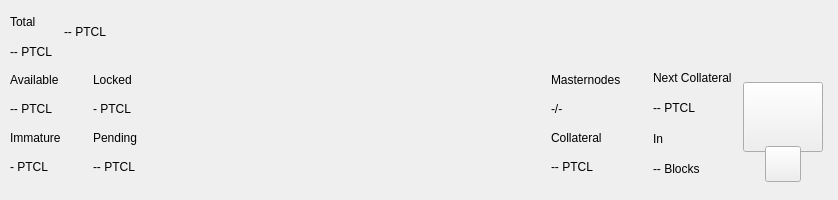
<?xml version="1.0" encoding="UTF-8"?>
<ui version="4.0">
 <class>TopBar</class>
 <widget class="QWidget" name="TopBar">
  <property name="geometry">
   <rect>
    <x>0</x>
    <y>0</y>
    <width>838</width>
    <height>200</height>
   </rect>
  </property>
  <property name="minimumSize">
   <size>
    <width>0</width>
    <height>200</height>
   </size>
  </property>
  <property name="maximumSize">
   <size>
    <width>16777215</width>
    <height>200</height>
   </size>
  </property>
  <property name="windowTitle">
   <string>Form</string>
  </property>
  <layout class="QVBoxLayout" name="verticalLayout_10" stretch="0">
   <property name="spacing">
    <number>0</number>
   </property>
   <property name="leftMargin">
    <number>0</number>
   </property>
   <property name="topMargin">
    <number>0</number>
   </property>
   <property name="rightMargin">
    <number>0</number>
   </property>
   <property name="bottomMargin">
    <number>0</number>
   </property>
   <item>
    <widget class="PFBorderImage" name="containerTop">
     <layout class="QVBoxLayout" name="verticalLayout_11">
      <property name="spacing">
       <number>0</number>
      </property>
      <property name="leftMargin">
       <number>0</number>
      </property>
      <property name="topMargin">
       <number>0</number>
      </property>
      <property name="rightMargin">
       <number>0</number>
      </property>
      <property name="bottomMargin">
       <number>0</number>
      </property>
      <item>
       <widget class="QWidget" name="top_container_2" native="true">
        <property name="minimumSize">
         <size>
          <width>0</width>
          <height>65</height>
         </size>
        </property>
        <layout class="QHBoxLayout" name="top_container">
         <property name="spacing">
          <number>0</number>
         </property>
         <property name="leftMargin">
          <number>10</number>
         </property>
         <property name="topMargin">
          <number>0</number>
         </property>
         <property name="rightMargin">
          <number>10</number>
         </property>
         <property name="bottomMargin">
          <number>0</number>
         </property>
         <item>
          <layout class="QHBoxLayout" name="horizontalLayout_4">
           <property name="spacing">
            <number>12</number>
           </property>
           <property name="rightMargin">
            <number>0</number>
           </property>
           <item>
            <widget class="QWidget" name="widgetAmount" native="true">
             <layout class="QVBoxLayout" name="verticalLayout_2">
              <property name="spacing">
               <number>2</number>
              </property>
              <property name="leftMargin">
               <number>0</number>
              </property>
              <property name="topMargin">
               <number>8</number>
              </property>
              <property name="rightMargin">
               <number>0</number>
              </property>
              <property name="bottomMargin">
               <number>0</number>
              </property>
              <item>
               <widget class="QLabel" name="labelTitle1">
                <property name="text">
                 <string>Total</string>
                </property>
               </widget>
              </item>
              <item>
               <widget class="QLabel" name="labelAmountBib">
                <property name="text">
                 <string notr="true">-- PTCL</string>
                </property>
               </widget>
              </item>
             </layout>
            </widget>
           </item>
           <item alignment="Qt::AlignVCenter">
            <widget class="QWidget" name="widgetTopAmount" native="true">
             <property name="sizePolicy">
              <sizepolicy hsizetype="Preferred" vsizetype="Maximum">
               <horstretch>0</horstretch>
               <verstretch>0</verstretch>
              </sizepolicy>
             </property>
             <layout class="QHBoxLayout" name="horizontalLayout_5">
              <property name="spacing">
               <number>0</number>
              </property>
              <property name="leftMargin">
               <number>0</number>
              </property>
              <property name="topMargin">
               <number>0</number>
              </property>
              <property name="rightMargin">
               <number>0</number>
              </property>
              <property name="bottomMargin">
               <number>0</number>
              </property>
              <item alignment="Qt::AlignTop">
               <widget class="QLabel" name="labelAmountTopBib">
                <property name="minimumSize">
                 <size>
                  <width>0</width>
                  <height>36</height>
                 </size>
                </property>
                <property name="styleSheet">
                 <string notr="true">padding:0px;margin:0px;</string>
                </property>
                <property name="text">
                 <string notr="true">-- PTCL</string>
                </property>
               </widget>
              </item>
             </layout>
            </widget>
           </item>
           <item>
            <spacer name="horizontalSpacer">
             <property name="orientation">
              <enum>Qt::Horizontal</enum>
             </property>
             <property name="sizeHint" stdset="0">
              <size>
               <width>40</width>
               <height>20</height>
              </size>
             </property>
            </spacer>
           </item>
           <item alignment="Qt::AlignRight">
            <widget class="QWidget" name="layoutSync" native="true">
             <property name="minimumSize">
              <size>
               <width>0</width>
               <height>36</height>
              </size>
             </property>
             <property name="maximumSize">
              <size>
               <width>16777215</width>
               <height>36</height>
              </size>
             </property>
             <layout class="QVBoxLayout" name="verticalLayout_9">
              <property name="leftMargin">
               <number>0</number>
              </property>
              <property name="topMargin">
               <number>0</number>
              </property>
              <property name="rightMargin">
               <number>0</number>
              </property>
              <property name="bottomMargin">
               <number>0</number>
              </property>
              <item>
               <widget class="ExpandableButton" name="pushButtonSync" native="true">
                <property name="minimumSize">
                 <size>
                  <width>36</width>
                  <height>36</height>
                 </size>
                </property>
                <property name="maximumSize">
                 <size>
                  <width>16777215</width>
                  <height>36</height>
                 </size>
                </property>
               </widget>
              </item>
             </layout>
            </widget>
           </item>
           <item>
            <widget class="ExpandableButton" name="pushButtonHDUpgrade" native="true">
             <property name="minimumSize">
              <size>
               <width>36</width>
               <height>36</height>
              </size>
             </property>
             <property name="maximumSize">
              <size>
               <width>16777215</width>
               <height>36</height>
              </size>
             </property>
            </widget>
           </item>
           <item>
            <widget class="ExpandableButton" name="pushButtonStack" native="true">
             <property name="minimumSize">
              <size>
               <width>36</width>
               <height>36</height>
              </size>
             </property>
             <property name="maximumSize">
              <size>
               <width>16777215</width>
               <height>36</height>
              </size>
             </property>
            </widget>
           </item>
           <item>
            <widget class="ExpandableButton" name="pushButtonConf" native="true">
             <property name="minimumSize">
              <size>
               <width>36</width>
               <height>36</height>
              </size>
             </property>
             <property name="maximumSize">
              <size>
               <width>16777215</width>
               <height>36</height>
              </size>
             </property>
            </widget>
           </item>
           <item>
            <widget class="ExpandableButton" name="pushButtonMasternodes" native="true">
             <property name="minimumSize">
              <size>
               <width>36</width>
               <height>36</height>
              </size>
             </property>
             <property name="maximumSize">
              <size>
               <width>16777215</width>
               <height>36</height>
              </size>
             </property>
            </widget>
           </item>
           <item>
            <widget class="ExpandableButton" name="pushButtonConsole" native="true">
             <property name="minimumSize">
              <size>
               <width>36</width>
               <height>36</height>
              </size>
             </property>
             <property name="maximumSize">
              <size>
               <width>16777215</width>
               <height>36</height>
              </size>
             </property>
            </widget>
           </item>
           <item>
            <widget class="ExpandableButton" name="pushButtonConnection" native="true">
             <property name="minimumSize">
              <size>
               <width>36</width>
               <height>36</height>
              </size>
             </property>
             <property name="maximumSize">
              <size>
               <width>16777215</width>
               <height>36</height>
              </size>
             </property>
            </widget>
           </item>
           <item>
            <widget class="ExpandableButton" name="pushButtonTor" native="true">
             <property name="minimumSize">
              <size>
               <width>36</width>
               <height>36</height>
              </size>
             </property>
             <property name="maximumSize">
              <size>
               <width>16777215</width>
               <height>36</height>
              </size>
             </property>
            </widget>
           </item>
           <item>
            <widget class="ExpandableButton" name="pushButtonLock" native="true">
             <property name="sizePolicy">
              <sizepolicy hsizetype="Expanding" vsizetype="Expanding">
               <horstretch>0</horstretch>
               <verstretch>0</verstretch>
              </sizepolicy>
             </property>
             <property name="minimumSize">
              <size>
               <width>36</width>
               <height>0</height>
              </size>
             </property>
             <property name="maximumSize">
              <size>
               <width>16777215</width>
               <height>36</height>
              </size>
             </property>
            </widget>
           </item>
           <item>
            <widget class="ExpandableButton" name="pushButtonTheme" native="true">
             <property name="minimumSize">
              <size>
               <width>36</width>
               <height>36</height>
              </size>
             </property>
             <property name="maximumSize">
              <size>
               <width>16777215</width>
               <height>36</height>
              </size>
             </property>
            </widget>
           </item>
           <item>
            <widget class="ExpandableButton" name="pushButtonFAQ" native="true">
             <property name="minimumSize">
              <size>
               <width>36</width>
               <height>36</height>
              </size>
             </property>
             <property name="maximumSize">
              <size>
               <width>16777215</width>
               <height>36</height>
              </size>
             </property>
            </widget>
           </item>
          </layout>
         </item>
        </layout>
       </widget>
      </item>
      <item>
       <widget class="QWidget" name="bottom_container" native="true">
        <property name="minimumSize">
         <size>
          <width>0</width>
          <height>135</height>
         </size>
        </property>
        <layout class="QHBoxLayout" name="botton_container">
         <property name="leftMargin">
          <number>10</number>
         </property>
         <property name="topMargin">
          <number>0</number>
         </property>
         <property name="rightMargin">
          <number>10</number>
         </property>
         <property name="bottomMargin">
          <number>10</number>
         </property>
         <item>
          <layout class="QHBoxLayout" name="horizontalLayout_3">
           <property name="spacing">
            <number>0</number>
           </property>
           <property name="bottomMargin">
            <number>9</number>
           </property>
           <item>
            <layout class="QVBoxLayout" name="verticalLayout_7">
             <property name="spacing">
              <number>0</number>
             </property>
             <property name="leftMargin">
              <number>0</number>
             </property>
             <property name="rightMargin">
              <number>0</number>
             </property>
             <item>
              <layout class="QHBoxLayout" name="horizontalLayout_2">
               <property name="spacing">
                <number>0</number>
               </property>
               <item>
                <layout class="QVBoxLayout" name="verticalLayout_6">
                 <item>
                  <widget class="QLabel" name="labelTitle5">
                   <property name="text">
                    <string>Available</string>
                   </property>
                  </widget>
                 </item>
                 <item>
                  <widget class="QLabel" name="labelAvailableBib">
                   <property name="text">
                    <string>-- PTCL</string>
                   </property>
                  </widget>
                 </item>
                 <item>
                  <widget class="QLabel" name="labelTitle4">
                   <property name="text">
                    <string>Immature</string>
                   </property>
                  </widget>
                 </item>
                 <item>
                  <widget class="QLabel" name="labelImmatureBib">
                   <property name="text">
                    <string notr="true">- PTCL</string>
                   </property>
                  </widget>
                 </item>
                </layout>
               </item>
               <item>
                <layout class="QVBoxLayout" name="verticalLayout_8">
                 <property name="leftMargin">
                  <number>32</number>
                 </property>
                 <item>
                  <widget class="QLabel" name="labelTitle6">
                   <property name="text">
                    <string>Locked</string>
                   </property>
                  </widget>
                 </item>
                 <item>
                  <widget class="QLabel" name="labelLockedBib">
                   <property name="text">
                    <string>- PTCL</string>
                   </property>
                  </widget>
                 </item>
                 <item>
                  <widget class="QLabel" name="labelTitle3">
                   <property name="text">
                    <string>Pending</string>
                   </property>
                  </widget>
                 </item>
                 <item>
                  <widget class="QLabel" name="labelPendingBib">
                   <property name="text">
                    <string notr="true">-- PTCL</string>
                   </property>
                  </widget>
                 </item>
                </layout>
               </item>
              </layout>
             </item>
            </layout>
           </item>
          </layout>
         </item>
         <item>
          <spacer name="horizontalSpacer_2">
           <property name="orientation">
            <enum>Qt::Horizontal</enum>
           </property>
           <property name="sizeHint" stdset="0">
            <size>
             <width>40</width>
             <height>20</height>
            </size>
           </property>
          </spacer>
         </item>
         <item>
          <layout class="QHBoxLayout" name="horizontalLayout_6">
           <property name="spacing">
            <number>0</number>
           </property>
           <property name="rightMargin">
            <number>0</number>
           </property>
           <property name="bottomMargin">
            <number>9</number>
           </property>
           <item>
            <layout class="QVBoxLayout" name="verticalLayout_5">
             <item>
              <widget class="QLabel" name="labelMasternodesTitle">
               <property name="text">
                <string>Masternodes</string>
               </property>
              </widget>
             </item>
             <item>
              <widget class="QLabel" name="labelMasternodeCount">
               <property name="text">
                <string>-/-</string>
               </property>
              </widget>
             </item>
             <item>
              <widget class="QLabel" name="labelTitle8">
               <property name="text">
                <string>Collateral</string>
               </property>
              </widget>
             </item>
             <item>
              <widget class="QLabel" name="labelCollateralBib">
               <property name="text">
                <string notr="true">-- PTCL</string>
               </property>
              </widget>
             </item>
            </layout>
           </item>
           <item>
            <widget class="QWidget" name="widgetNextCollateral" native="true">
             <layout class="QVBoxLayout" name="verticalLayout_12">
              <property name="leftMargin">
               <number>32</number>
              </property>
              <property name="topMargin">
               <number>0</number>
              </property>
              <property name="rightMargin">
               <number>0</number>
              </property>
              <property name="bottomMargin">
               <number>0</number>
              </property>
              <item>
               <widget class="QLabel" name="labelNextMasternodesTitle">
                <property name="text">
                 <string>Next Collateral</string>
                </property>
               </widget>
              </item>
              <item>
               <widget class="QLabel" name="labelNextCollateralValue">
                <property name="text">
                 <string>-- PTCL</string>
                </property>
               </widget>
              </item>
              <item>
               <widget class="QLabel" name="labelTitle9">
                <property name="text">
                 <string>In</string>
                </property>
               </widget>
              </item>
              <item>
               <widget class="QLabel" name="labelNextCollateralBlocks">
                <property name="text">
                 <string notr="true">-- Blocks</string>
                </property>
               </widget>
              </item>
             </layout>
            </widget>
           </item>
          </layout>
         </item>
         <item>
          <widget class="QWidget" name="qrContainer" native="true">
           <property name="sizePolicy">
            <sizepolicy hsizetype="Preferred" vsizetype="Minimum">
             <horstretch>0</horstretch>
             <verstretch>0</verstretch>
            </sizepolicy>
           </property>
           <property name="minimumSize">
            <size>
             <width>90</width>
             <height>110</height>
            </size>
           </property>
           <property name="maximumSize">
            <size>
             <width>90</width>
             <height>110</height>
            </size>
           </property>
           <layout class="QVBoxLayout" name="containerQR">
            <property name="spacing">
             <number>0</number>
            </property>
            <property name="leftMargin">
             <number>5</number>
            </property>
            <property name="topMargin">
             <number>10</number>
            </property>
            <property name="rightMargin">
             <number>5</number>
            </property>
            <property name="bottomMargin">
             <number>0</number>
            </property>
            <item>
             <widget class="QPushButton" name="btnQr">
              <property name="minimumSize">
               <size>
                <width>70</width>
                <height>70</height>
               </size>
              </property>
              <property name="maximumSize">
               <size>
                <width>16777215</width>
                <height>70</height>
               </size>
              </property>
              <property name="focusPolicy">
               <enum>Qt::NoFocus</enum>
              </property>
              <property name="text">
               <string/>
              </property>
              <property name="iconSize">
               <size>
                <width>70</width>
                <height>70</height>
               </size>
              </property>
             </widget>
            </item>
            <item>
             <spacer name="verticalSpacer">
              <property name="orientation">
               <enum>Qt::Vertical</enum>
              </property>
              <property name="sizeType">
               <enum>QSizePolicy::Fixed</enum>
              </property>
              <property name="sizeHint" stdset="0">
               <size>
                <width>20</width>
                <height>20</height>
               </size>
              </property>
             </spacer>
            </item>
            <item alignment="Qt::AlignHCenter|Qt::AlignBottom">
             <widget class="QPushButton" name="pushButtonQR">
              <property name="minimumSize">
               <size>
                <width>36</width>
                <height>36</height>
               </size>
              </property>
              <property name="maximumSize">
               <size>
                <width>36</width>
                <height>36</height>
               </size>
              </property>
              <property name="focusPolicy">
               <enum>Qt::NoFocus</enum>
              </property>
              <property name="text">
               <string/>
              </property>
             </widget>
            </item>
           </layout>
          </widget>
         </item>
        </layout>
       </widget>
      </item>
     </layout>
    </widget>
   </item>
  </layout>
 </widget>
 <customwidgets>
  <customwidget>
   <class>ExpandableButton</class>
   <extends>QWidget</extends>
   <header>qt/ptclcoin/expandablebutton.h</header>
   <container>1</container>
  </customwidget>
  <customwidget>
   <class>PFBorderImage</class>
   <extends>QFrame</extends>
   <header>qt/ptclcoin/pfborderimage.h</header>
   <container>1</container>
  </customwidget>
 </customwidgets>
 <resources/>
 <connections/>
</ui>
